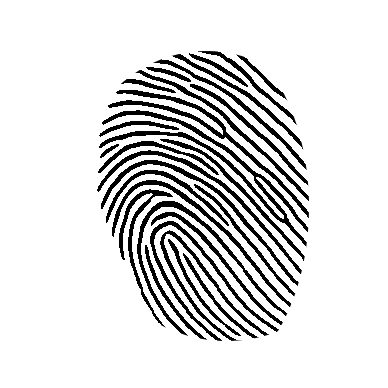
#> input picture ATI/TP_police/CONTENU_SUPPLEMENTAIRE/images_suspects_enhanced/1.tif, 388 x 388 px, found by its file name
$ jupyter execute noise_fingerprint.ipynb
#> lines starting #> are read from the running program, lines starting #| are printed output that depends on the picture; after the words box and inside, x2 and y2 are one past the last pixel; in counts of white or black regions, pixels touching at a corner belong together
[cell 1]
import cv2
from matplotlib import pyplot as plt
import numpy as np
path = '../Images_suspects/'
path_orig = '../Original_images_suspects/'

[cell 2]
# ROTATION
def rotate_image(image, angle):
  image_center = tuple(np.array(image.shape[1::-1]) / 2)
  rot_mat = cv2.getRotationMatrix2D(image_center, angle, 1.0)
  result = cv2.warpAffine(image, rot_mat, image.shape[1::-1], flags=cv2.INTER_LINEAR)
  return result

# TRANSLATION
def random_translation(image, max_shift_x, max_shift_y):

    # Dimensions de l'image
    height, width = image.shape[:2]

    # Génération de décalages aléatoires
    shift_x = np.random.randint(-max_shift_x, max_shift_x)
    shift_y = np.random.randint(-max_shift_y, max_shift_y)

    # Matrice de translation
    translation_matrix = np.float32([[1, 0, shift_x], [0, 1, shift_y]])

    # Application de la translation
    translated_image = cv2.warpAffine(image, translation_matrix, (width, height))

    return translated_image

def translation(image, shift_x, shift_y):

    # Dimensions de l'image
    height, width = image.shape[:2]

    # Matrice de translation
    translation_matrix = np.float32([[1, 0, shift_x], [0, 1, shift_y]])

    # Application de la translation
    translated_image = cv2.warpAffine(image, translation_matrix, (width, height))

    return translated_image

[cell 3]
# Backgrounds

# [17 lines left out: function create_diagonal_gradient_image, not called in this run]

def create_nonlinear_diagonal_gradient_image(width, height, power=2):
    # Initialisation de l'image avec des zéros
    image = np.zeros((height, width), dtype=np.float32)

    # Calcul de la valeur du dégradé pour chaque pixel
    for y in range(height):
        for x in range(width):
            # Normalisation des coordonnées
            nx = x / (width - 1)
            ny = y / (height - 1)
            # Calcul de la valeur en niveaux de gris avec une progression non linéaire
            value = ((nx + ny) / 2.0) ** power
            image[y, x] = value

    # Conversion en niveaux de gris de 0 à 255
    image = (image * 255).astype(np.uint8)
    return image

# [27 lines left out: function create_diagonal_gradient_image, not called in this run]

[cell 4]
# Bruits
# [9 lines left out: functions add_gaussian_noise, add_uniform_noise, not called in this run]

[cell 5]
# Image 1
# Fond pas uniforme, empreinte visible minus relatif
#
img = ~cv2.imread(path_orig+'1.tif',0)
#> img: shape (388, 388); min 0, max 255, mean 34.3
rot_img = rotate_image(img,np.random.randint(-60,60))
trans_img = random_translation(rot_img,50,50)
erod_img = cv2.morphologyEx(trans_img,cv2.MORPH_ERODE,cv2.getStructuringElement(cv2.MORPH_CROSS,(3,3)))
mask = erod_img>0
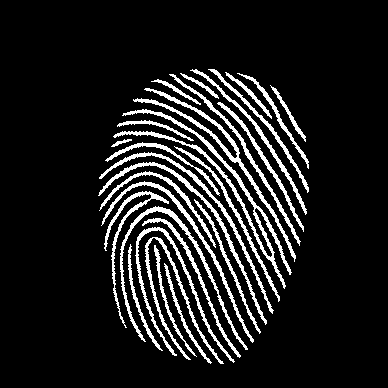
#> mask: shape (388, 388) bool; 11.6% white; 28 white regions, largest, box (x1, y1, x2, y2) and area: (113, 109, 292, 289) 1890, (133, 88, 296, 262) 1298, (120, 206, 248, 350) 1100

background = create_nonlinear_diagonal_gradient_image(388,388,1)
output = background
output[mask] = output[mask]-30
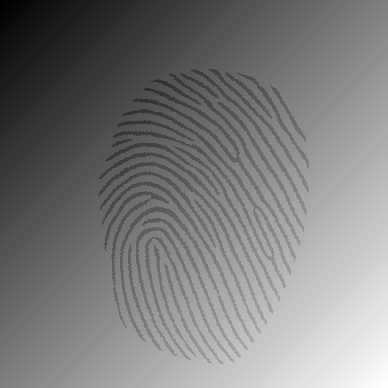
#> output: shape (388, 388); min 0, max 255, mean 123.5
plt.imshow(background,'gray',vmin=0,vmax=255)
cv2.imwrite(path+'suspect_1.tif',output)
#> Out = True

[cell 6]
# Image 2
# Fond uniforme, très peu de contraste, et du sel poivre autour de l'empreinte
img = ~cv2.imread(path_orig+'2.tif',0)
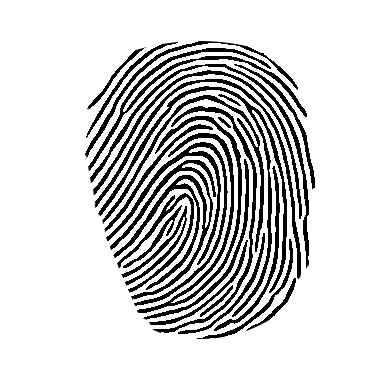
#> input picture ATI/TP_police/CONTENU_SUPPLEMENTAIRE/images_suspects_enhanced/2.tif, 388 x 388 px, found by its file name
#> img: shape (388, 388); min 0, max 255, mean 43
rot_img = rotate_image(img,np.random.randint(-60,60))
trans_img = random_translation(rot_img,50,50)
erod_img = cv2.morphologyEx(trans_img,cv2.MORPH_ERODE,cv2.getStructuringElement(cv2.MORPH_CROSS,(3,3)))
mask = erod_img>0
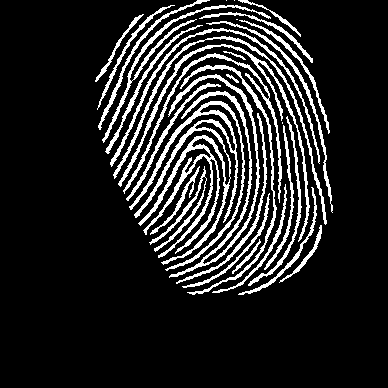
#> mask: shape (388, 388) bool; 14.1% white; 33 white regions (4 under 20 px)

contours,__ = cv2.findContours(erod_img, cv2.RETR_TREE, cv2.CHAIN_APPROX_SIMPLE)
#> contours = 33 contours, 4 with area under 20; largest, box (x1, y1, x2, y2) and area: (129, 101, 245, 271) 3198, (168, 74, 260, 278) 1307, (118, 44, 310, 242) 1018, (113, 36, 327, 225) 834, (123, 53, 282, 203) 762
convexHull = cv2.convexHull(np.concatenate(list(contours),axis=0))
#> convexHull = contour of 45 points, box (x1, y1, x2, y2) (95, 0, 333, 295), area 55355
mask_convex = ~cv2.drawContours(np.zeros_like(erod_img),[convexHull],-1,(255,0,0),-1)
#> mask_convex: shape (388, 388); 63% white; 1 black region, box (x1, y1, x2, y2) and area: (95, 0, 333, 295) 55737
mask_convex = cv2.erode(mask_convex,cv2.getStructuringElement(cv2.MORPH_ELLIPSE,(15,15)))
#> mask_convex: shape (388, 388); 59.2% white; 1 black region, box (x1, y1, x2, y2) and area: (88, 0, 340, 302) 61474

noise_pepper_mask = np.logical_and((np.random.randint(0,1000,(388,388))<5),mask_convex>0)
#> noise_pepper_mask: shape (388, 388) bool; 0.28% white in thin lines or dots

background = np.ones((388,388),dtype=np.uint8)*100
output = background
offset_mask = np.random.randint(2,5,(388,388))
minus_mask = np.logical_or(mask,noise_pepper_mask)
#> minus_mask: shape (388, 388) bool; 14.4% white; 442 white regions (413 under 20 px), largest, box (x1, y1, x2, y2) and area: (129, 101, 245, 271) 4446, (168, 74, 260, 278) 1830, (118, 44, 310, 242) 1463
output[minus_mask] = output[minus_mask]-offset_mask[minus_mask]
output[~minus_mask] = output[~minus_mask]+offset_mask[~minus_mask]


plt.imshow(output,'gray',vmin=0,vmax=255)
cv2.imwrite(path+'suspect_2.tif',output)
#> Out = True

[cell 7]
# Image 3
# Fond à peu près uniforme,
img = ~cv2.imread(path_orig+'3.tif',0)
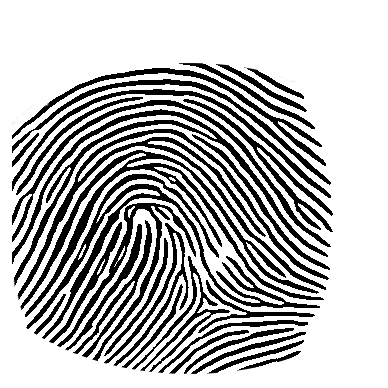
#> input picture ATI/TP_police/CONTENU_SUPPLEMENTAIRE/images_suspects_enhanced/3.tif, 388 x 388 px, found by its file name
#> img: shape (388, 388); min 0, max 255, mean 69.4
rot_img = rotate_image(img,np.random.randint(-10,10))
trans_img = translation(rot_img,50,0)
erod_img = cv2.morphologyEx(trans_img,cv2.MORPH_ERODE,cv2.getStructuringElement(cv2.MORPH_CROSS,(3,3)))
mask = erod_img>0
#> mask: shape (388, 388) bool; 24.3% white; 37 white regions (2 under 20 px), largest, box (x1, y1, x2, y2) and area: (68, 170, 361, 353) 5825, (63, 147, 366, 308) 4368, (61, 127, 372, 298) 3769

background = np.ones((388,388),dtype=np.uint8)*30
offset_mask = np.random.randint(5,10,(388,388),dtype=np.uint8)
background+=offset_mask
output = background
output[mask] = output[mask]+30

# Ajout random de lignes éclairées
random_lines = np.random.randint(0,100,(388)) < 10

output[random_lines,:] = output[random_lines,:]+40
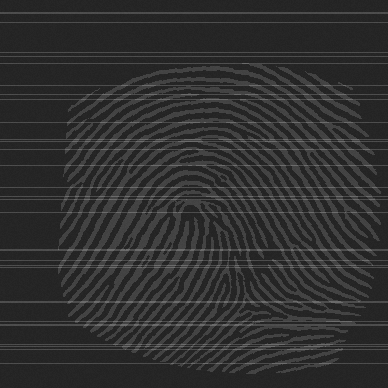
#> output: shape (388, 388); min 35, max 109, mean 47.6

plt.imshow(output,'gray',vmin=0,vmax=255)
plt.show()

cv2.imwrite(path+'suspect_3.tif',output)
#> Out = True

[cell 8]
# Image 4
# Fond à peu près uniforme,
import random

img = ~cv2.imread(path_orig+'4.tif',0)
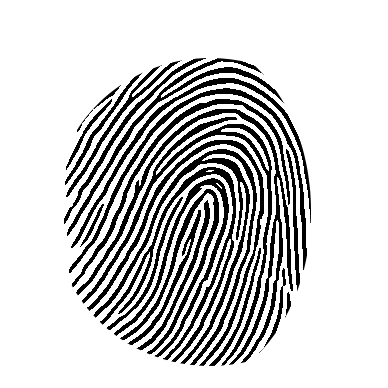
#> input picture ATI/TP_police/CONTENU_SUPPLEMENTAIRE/images_suspects_enhanced/4.tif, 388 x 388 px, found by its file name
#> img: shape (388, 388); min 0, max 255, mean 49.8
rot_img = rotate_image(img,180)
trans_img = translation(rot_img,-50,-30)
mask = trans_img>0
#> mask: shape (388, 388) bool; 19.5% white; 24 white regions, largest, box (x1, y1, x2, y2) and area: (46, 0, 263, 250) 3132, (82, 0, 246, 210) 3049, (67, 0, 258, 242) 2708

background = np.ones((388,388),dtype=np.uint8)*80
offset_mask = np.random.randint(5,20,(388,388),dtype=np.uint8)
background+=offset_mask

output = background.copy()
output[mask] = output[mask] + 40
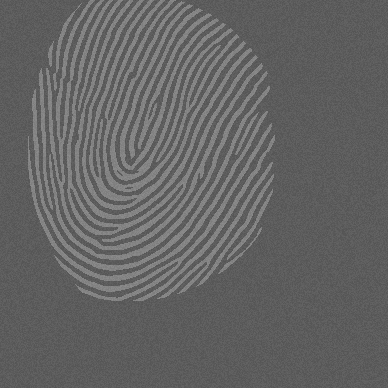
#> output: shape (388, 388); min 85, max 139, mean 99.8
plt.imshow(output,'gray',vmin=0,vmax=255)

cv2.imwrite(path+'suspect_4.tif',output)
#> Out = True

[cell 9]
# Image 5
import random

img = ~cv2.imread(path_orig+'5.tif',0)
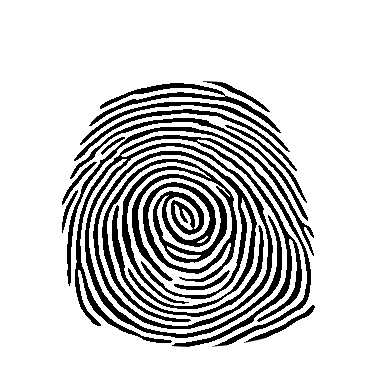
#> input picture ATI/TP_police/CONTENU_SUPPLEMENTAIRE/images_suspects_enhanced/5.tif, 388 x 388 px, found by its file name
#> img: shape (388, 388); min 0, max 255, mean 45.7
rot_img = rotate_image(img,90)
trans_img = random_translation(rot_img,50,50)
erod_img = cv2.morphologyEx(trans_img,cv2.MORPH_ERODE,cv2.getStructuringElement(cv2.MORPH_ELLIPSE,(3,3)))
mask = erod_img>0
#> mask: shape (388, 388) bool; 10.1% white in thin lines or dots, all inside (x1, y1, x2, y2) = (91, 75, 355, 326)

background = np.ones((388,388),dtype=np.uint8)*150

output = background.copy()
output[mask] = output[mask] - 80

output = cv2.blur(output,(5,5))
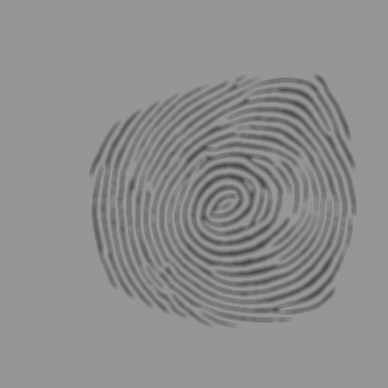
#> output: shape (388, 388); min 70, max 150, mean 141.9

plt.imshow(output,'gray',vmin=0,vmax=255)

cv2.imwrite(path+'suspect_5.tif',output)
#> Out = True
